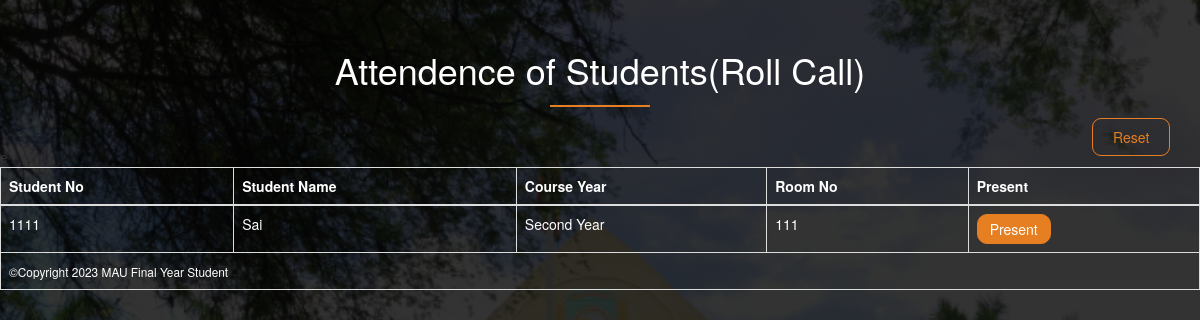
The app's page /admin/attendence.php, older data.
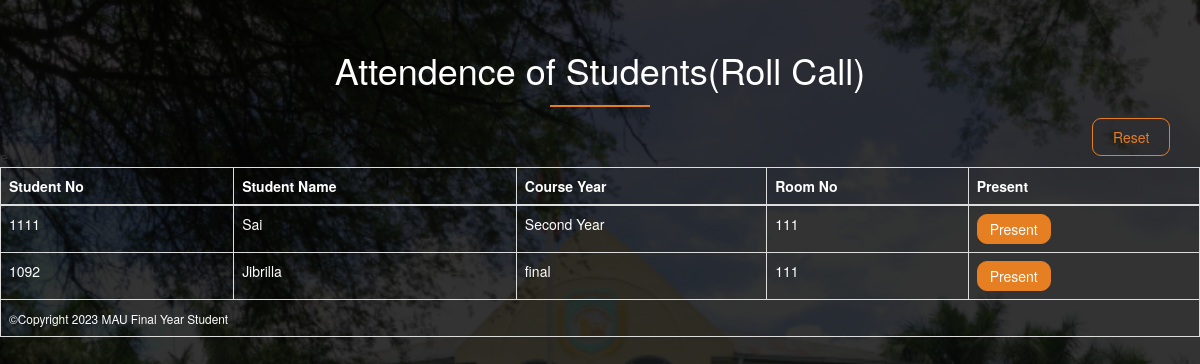
The same page, newer data.
### tables this page shows
CREATE TABLE `student` (
  `studno` varchar(45) NOT NULL,
  `name` varchar(45) NOT NULL,
  `fathername` varchar(45) DEFAULT NULL,
  `courseyr` varchar(45) DEFAULT NULL,
  `academicyr` varchar(45) DEFAULT NULL,
  `address` varchar(45) DEFAULT NULL,
  `phno` varchar(45) DEFAULT NULL,
  `email` varchar(45) DEFAULT NULL,
  `balance` varchar(45) DEFAULT NULL,
  `stay` varchar(10) NOT NULL,
  `password` varchar(30) NOT NULL,
  `proposted` varchar(10) DEFAULT NULL,
  `allocate` varchar(10) NOT NULL
);

CREATE TABLE `room` (
  `roomid` int(45) NOT NULL,
  `roomno` varchar(45) DEFAULT NULL,
  `noofstud` int(11) DEFAULT NULL,
  `avilable` varchar(45) NOT NULL
);

### admin/attendence.php (the view, shortened to what this page needs)
<!DOCTYPE html>
<html>
<head>
	 <link rel="stylesheet" type="text/css" href="../stylecss/attendence.css">
	<link rel="stylesheet" type="text/css" href="../bootstrap-3.3.7-dist/css/bootstrap-theme.min.css">
    <link rel="stylesheet" type="text/css" href="../bootstrap-3.3.7-dist/css/bootstrap.min.css">
    <link rel="stylesheet" type="text/css" href="../font-awesome-4.7.0/css/font-awesome.min.css">
</head>
<body>
    <h1 class="text-center" id="welcometext">Attendence of Students(Roll Call)</h1>
    <div class="Stunavigation ">
    <a href="../admin/rollcallreset.php" id="btnLogout">Reset</a>
    </div>
     <div class="table-responsive">
         <table border="1" class="table table-bordered table-hover ">
          <thead>
             <tr>
                 <th>Student No</th>
                 <th>Student Name</th>
                 <th>Course Year</th>e
                 <th>Room No</th>
                 <th>Present</th>
               </tr>
          </thead>
           <tbody>
              <?php
              include("confs/config.php");
              $results = mysqli_query($conn, "SELECT s.studno, s.name, s.courseyr, r.roomno from student s , allocation a, room r where proposted ='1' AND stay='1' AND s.studno = a.studno AND a.roomid = r.roomid order by r.roomno");
              while ($row = mysqli_fetch_array($results)) {?>
                <tr class="table-tr">
                 <td><?php echo $row['studno']?></td>
                 <td><?php echo $row['name']?></td>
                 <td><?php echo $row['courseyr']?></td>
                 <td><?php echo $row['roomno']?></td>
                 <td >
                   <form action="present.php" method="GET">
                  <input type="submit" name="submit" value="Present" class="contact-bts">
                  </form>
                  </td>
               </tr>
               <?php
              }
              ?>
           </tbody>
           <tfoot>
               <td colspan="8"><small>&copy;Copyright 2023 MAU Final Year Student</small></td>
           </tfoot>
         </table>
         </div>
</body>
</html>

Row changes from the older to the newer data that the page shows:
added student: studno "1092", name "Jibrilla", courseyr "final", room.roomno "111"
